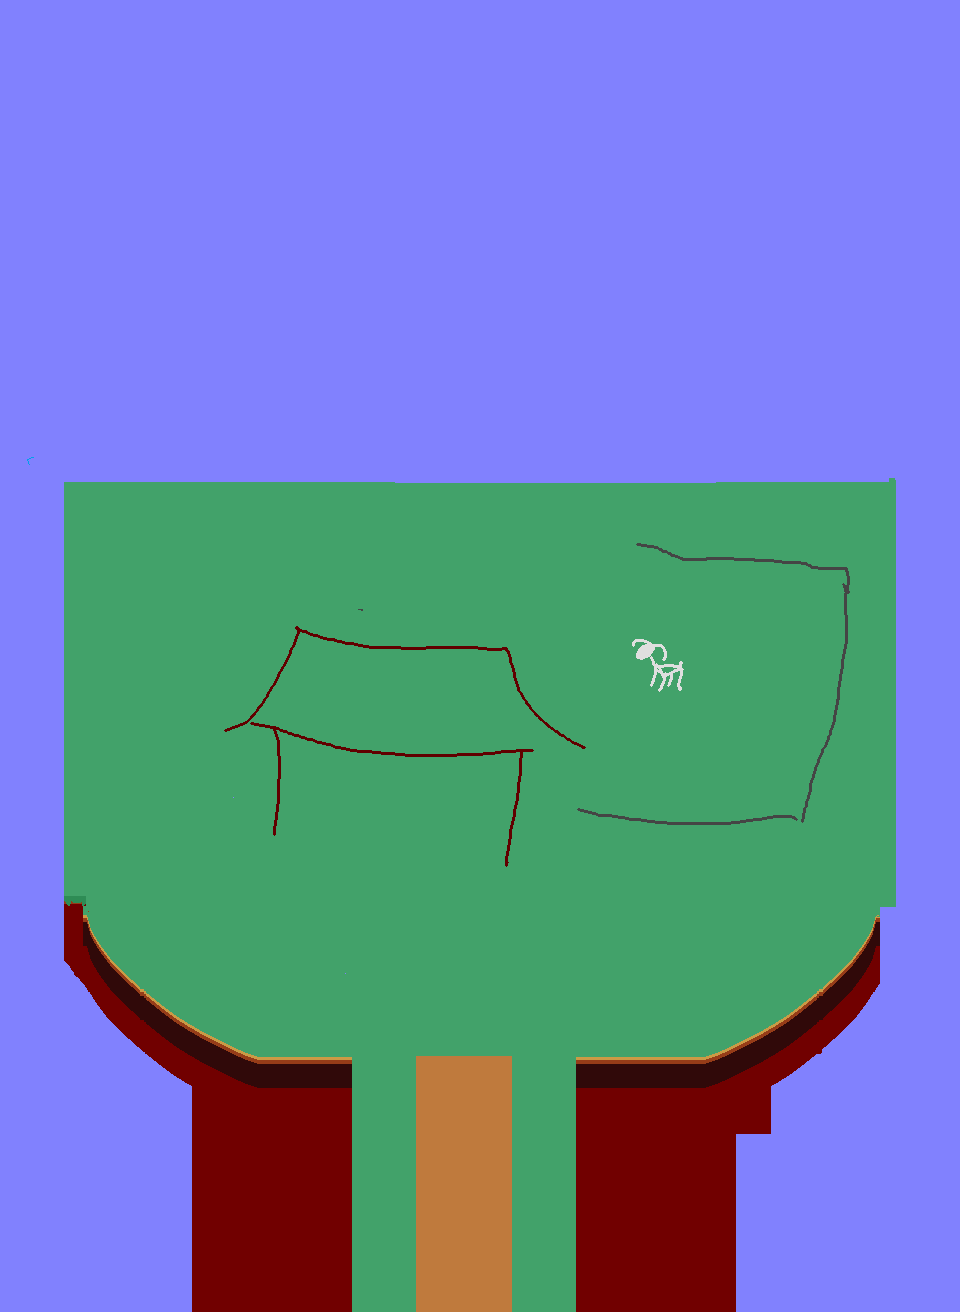

A 2D game scene composited from a Tiled map and its tileset images. What follows is a short description and the map's XML, with each tile layer's data collapsed to a summary:
An orthogonal 30x41 tile map with 32x32 px tiles, 3 tile layers (Tile Layer 2, Tile Layer 1, Tile Layer 3), 7 tilesets and 9 objects (4x character, level Info).

<map version="1.2" tiledversion="1.2.1" orientation="orthogonal" renderorder="right-down" width="30" height="41" tilewidth="32" tileheight="32" infinite="0" nextlayerid="11" nextobjectid="28">
 <tileset firstgid="1" name="grassstage" tilewidth="32" tileheight="32" tilecount="2025" columns="45">
  <image source="grassstage.png" width="1440" height="1440" />
 </tileset>
 <tileset firstgid="2026" name="grassstage2" tilewidth="32" tileheight="32" tilecount="2500" columns="50">
  <image source="grassstage2.png" width="1600" height="1600" />
 </tileset>
 <tileset firstgid="4526" name="playerstart" tilewidth="32" tileheight="32" tilecount="1" columns="1">
  <image source="playerstart.png" width="32" height="32" />
  <tile id="0">
   <properties>
    <property name="orient" value="right" />
    <property name="playerstart" value="" />
   </properties>
  </tile>
 </tileset>
 <tileset firstgid="4527" name="grassstage3" tilewidth="32" tileheight="32" tilecount="1700" columns="50">
  <image source="grassstage3.png" width="1600" height="1088" />
 </tileset>
 <tileset firstgid="6227" source="grassstage4redux.tsx" />
 <tileset firstgid="6927" name="picnicarea" tilewidth="32" tileheight="32" tilecount="1230" columns="30">
  <image source="picnicarea.png" width="960" height="1312" />
 </tileset>
 <tileset firstgid="8157" source="grayhouse.tsx" />
 <layer id="8" name="Tile Layer 2" width="30" height="41">
  <data>[1230 cells, 1200 non-empty, 1200 distinct tile ids]</data>
 </layer>
 <layer id="9" name="Tile Layer 1" width="30" height="41">
  <data>[1230 cells, 1020 non-empty, 35 distinct tile ids]</data>
 </layer>
 <layer id="10" name="Tile Layer 3" width="30" height="41">
  <data>[1230 cells, 1230 non-empty, 1230 distinct tile ids]</data>
 </layer>
 <objectgroup id="4" name="Object Layer 1">
  <object id="18" name="level Info" x="800" y="768" width="24" height="24">
   <properties>
    <property name="areaname" value="Someone's house?" />
    <property name="levelinfo" value="1" />
   </properties>
  </object>
  <object id="19" x="448" y="1248" width="32" height="32">
   <properties>
    <property name="orient" value="up" />
    <property name="playerstart" value="" />
    <property name="startarea" value="0" />
   </properties>
  </object>
  <object id="20" x="352" y="1312" width="224" height="64">
   <properties>
    <property name="NewArea" value="grassstage.tmx" />
    <property name="area" value="grassstage4.tmx" />
    <property name="returnarea" value="3" />
   </properties>
  </object>
  <object id="22" x="384" y="832" width="32" height="32">
   <properties>
    <property name="orient" value="down" />
    <property name="playerstart" value="" />
    <property name="startarea" value="2" />
   </properties>
  </object>
  <object id="23" x="448" y="1152" width="32" height="32">
   <properties>
    <property name="orient" value="up" />
    <property name="playerstart" value="" />
    <property name="startarea" value="1" />
   </properties>
  </object>
  <object id="24" name="Shopkeep" type="character" x="224" y="896" width="32" height="64">
   <properties>
    <property name="" value="" />
    <property name="SPflag1" value="" />
    <property name="description" value="If you like goats so much,\why not just BE one?" />
    <property name="image" value="graycloak.gif" />
    <property name="name" value="Tour Guide?" />
    <property name="orient" value="right" />
    <property name="sprite" value="" />
   </properties>
  </object>
  <object id="25" name="Gray" type="character" x="512" y="896" width="32" height="64">
   <properties>
    <property name="" value="" />
    <property name="SPflag1" value="" />
    <property name="description" value="My old friends... I do miss them at times." />
    <property name="image" value="graycloak.gif" />
    <property name="name" value="Tour Guide?" />
    <property name="orient" value="left" />
    <property name="sprite" value="" />
   </properties>
  </object>
  <object id="26" name="Gray" type="character" x="576" y="896" width="32" height="64">
   <properties>
    <property name="" value="" />
    <property name="SPflag1" value="" />
    <property name="description" value="Your friends remind me of my friends..." />
    <property name="image" value="graycloak.gif" />
    <property name="name" value="Tour Guide?" />
    <property name="orient" value="left" />
    <property name="sprite" value="" />
   </properties>
  </object>
  <object id="27" name="Shopkeep" type="character" x="320" y="896" width="32" height="64">
   <properties>
    <property name="" value="" />
    <property name="SPflag1" value="" />
    <property name="description" value="If you like goat people so much why don't you MARRY them?" />
    <property name="image" value="graycloak.gif" />
    <property name="name" value="Tour Guide?" />
    <property name="orient" value="right" />
    <property name="sprite" value="" />
   </properties>
  </object>
 </objectgroup>
</map>
